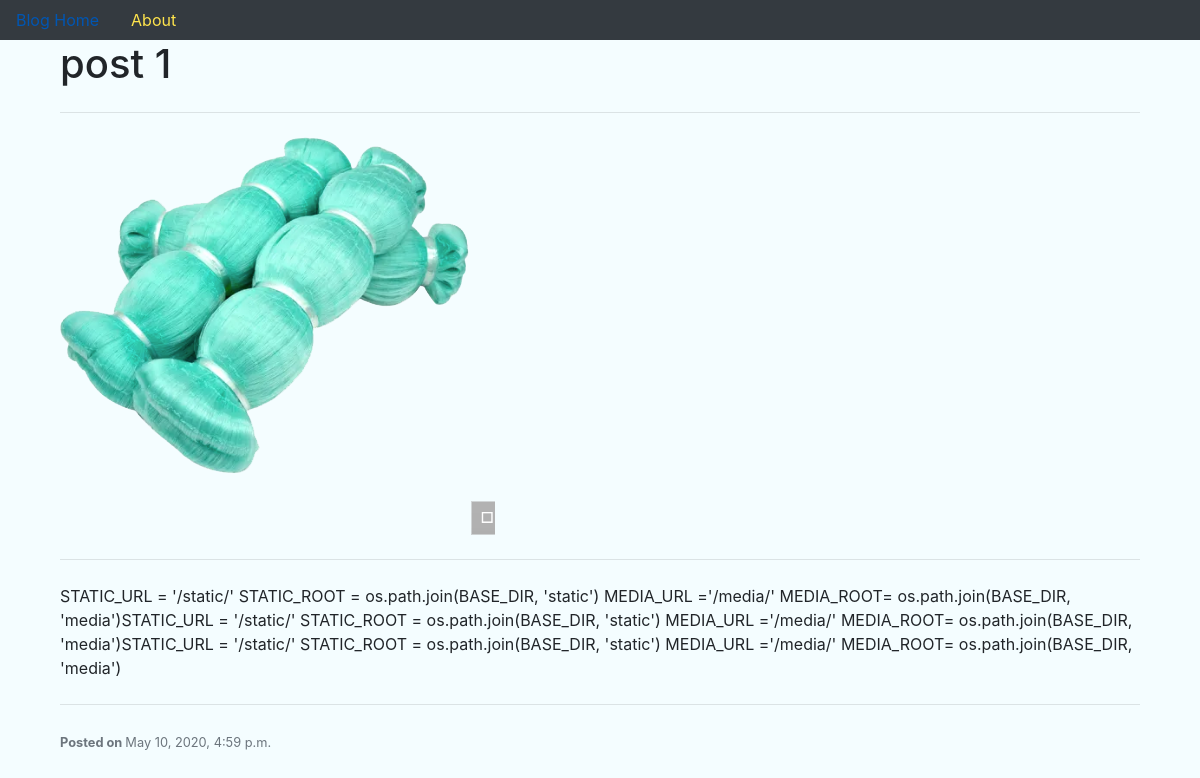
The page /1 on the database its author committed.
### blog/models.py (models this page shows)
class Posts(models.Model):
    title = models.CharField(max_length=100)
    content = models.TextField()
    date = models.DateTimeField(auto_now=True)
    image = models.ImageField(upload_to='blog/fishImages')

### blog/views.py (the view)
# urls.py: path('<int:post_id>', views.detail, name='detail'),
def detail(request, post_id):
    post = get_object_or_404(Posts, pk=post_id)
    title= 'detail'
    return render(request, 'blog/detail.html', {'post': post,'title':title})

### blog/templates/blog/detail.html
{% extends 'blog/base.html' %}
{% block content %}
 <div class="col-lg-12">
  <h1>{{ post.title }}</h1>
     <hr class="my-4">
     <img src="{{ post.image.url }}" alt="post img">
     <hr class="my-4">
    <p>{{ post.content }}</p>
     <hr class="my-4">
   <small class="text-muted"><b>Posted on </b>{{ post.date }}</small>
 </div>
{% endblock content %}

### blog/static/blog/main.css (style rules this page uses)
@media (min-width: 576px) { body { background-color: #f4fdff; } }

### rows shown on the page
Posts: title "post 1", image (picture), content "STATIC_URL = '/static/' STATIC_ROOT = os.path.join(BASE_DIR, 'static') MEDIA_URL ='/media/' MEDIA_ROOT= os.path.join(BASE_DIR, 'media')STATIC_URL = '/static/' STATIC_ROOT = os.path.join(BASE_DIR, 'static') MEDIA_URL ='/media/' MEDIA_ROOT= os.path.join(BASE_DIR, 'media')STATIC_URL = '/static/' STATIC_ROOT = os.path.join(BASE_DIR, 'static') MEDIA_URL ='/media/' MEDIA_ROOT= os.path.join(BASE_DIR, 'media')", date "May 10, 2020, 4:59 p.m."
